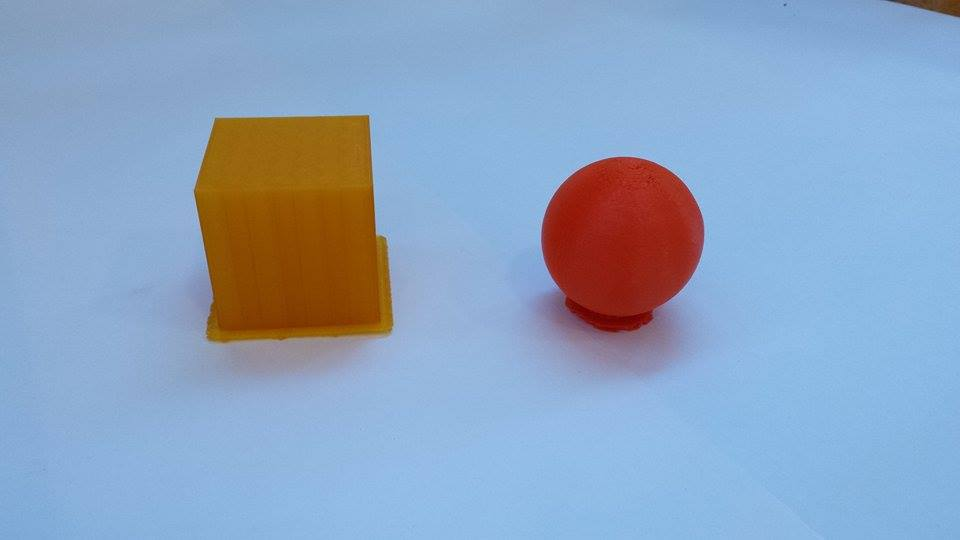
//> input picture Report/images/11118087_969111783141780_62534249_n.jpg, 960 x 540 px
$ ./featureDetection ../../../Report/images/11118087_969111783141780_62534249_n.jpg ../../../Report/images/11271102_969111786475113_1560443406_n.jpg   (built with g++ and OpenCV 4)
//> lines starting //> are read from the running program, lines starting //| are printed output that depends on the picture
### Vision/contourOfColourFeatureDetection/inc.hpp
#ifndef __INC_H
#define __INC_H

//standard includes
#include <iostream>
#include <iomanip>
#include <string>
#include <cmath>

#include <cstdio>
#include <cstdlib>

//opencv includes
#include <opencv2/opencv.hpp>
#include "opencv2/core/core.hpp"
#include "opencv2/features2d/features2d.hpp"
#include "opencv2/highgui/highgui.hpp"
#include "opencv2/imgproc/imgproc.hpp"
#include "opencv2/calib3d/calib3d.hpp"
#include "opencv2/nonfree/nonfree.hpp"

using namespace cv;
using namespace std;

#endif

### Vision/contourOfColourFeatureDetection/backup/featureDetection.cpp
#include "inc.hpp"

using namespace cv;

void readme();

/** @function main */
int main( int argc, char** argv )
{
  if( argc != 3 )
  { readme(); return -1; }

  Mat img_object = imread( argv[1], CV_LOAD_IMAGE_GRAYSCALE );
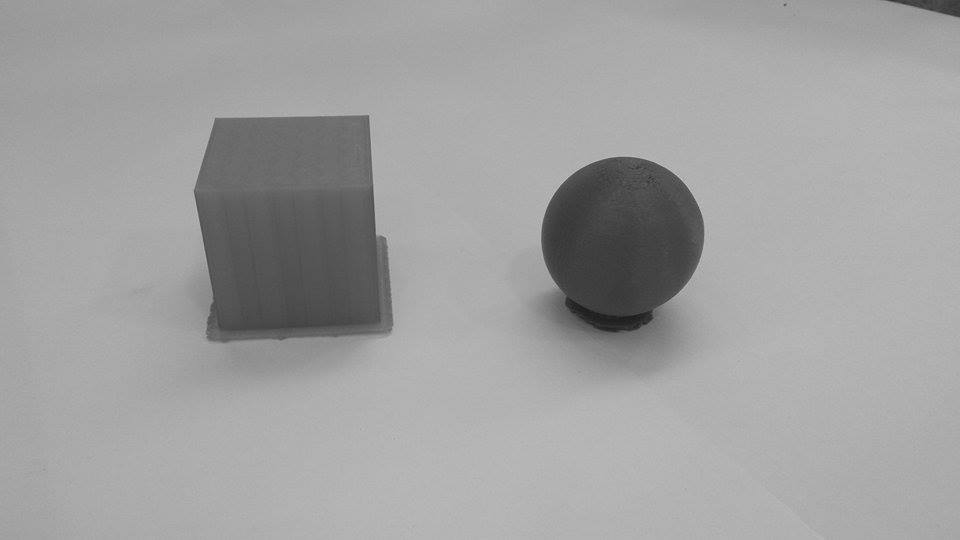
//> img_object: 540 rows x 960 cols, CV_8UC1; min 24, max 213, mean 160.2
  Mat img_scene = imread( argv[2], CV_LOAD_IMAGE_GRAYSCALE );
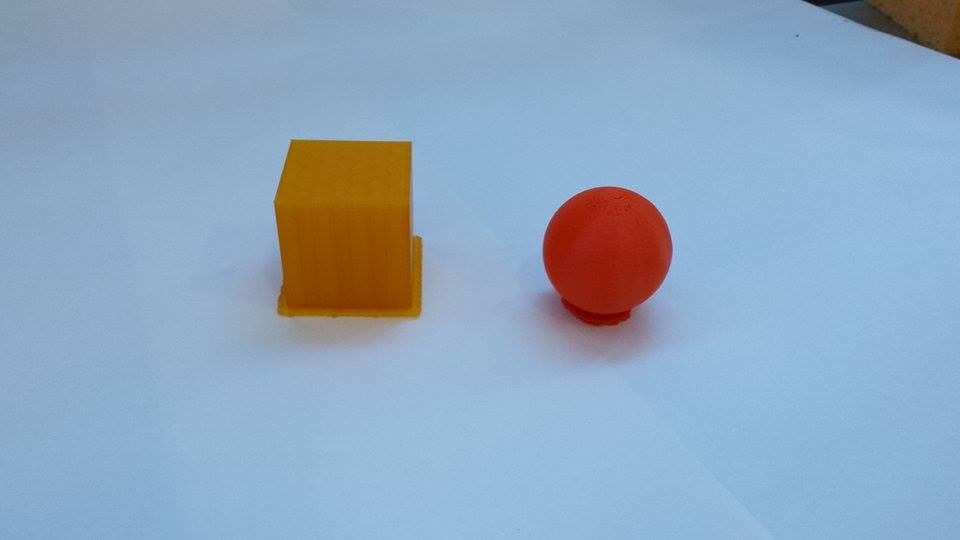
//> input picture Report/images/11271102_969111786475113_1560443406_n.jpg, 960 x 540 px
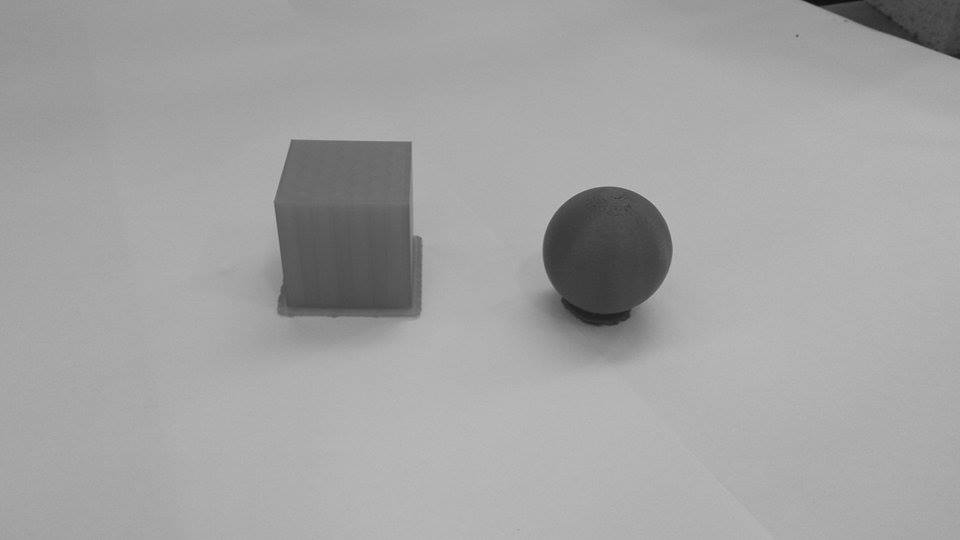
//> img_scene: 540 rows x 960 cols, CV_8UC1; min 8, max 206, mean 162.5

  if( !img_object.data || !img_scene.data )
  { std::cout<< " --(!) Error reading images " << std::endl; return -1; }

  //-- Step 1: Detect the keypoints using SURF Detector
  int minHessian = 400;

//> (the run ends here: the program needs code that is not available in this run, at `SurfFeatureDetector detector( minHessian );`)
